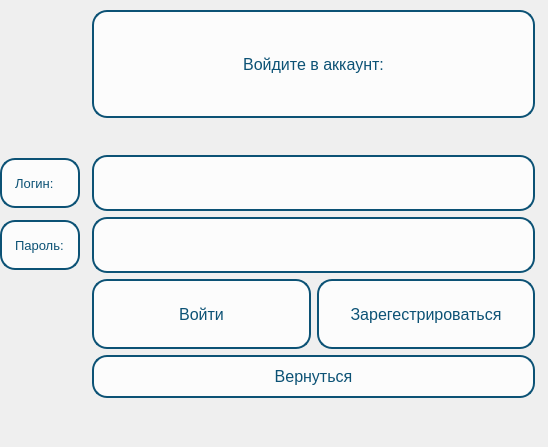
<?xml version="1.0" encoding="UTF-8"?>
<ui version="4.0">
 <class>MainWindow</class>
 <widget class="QMainWindow" name="MainWindow">
  <property name="geometry">
   <rect>
    <x>0</x>
    <y>0</y>
    <width>548</width>
    <height>447</height>
   </rect>
  </property>
  <property name="windowTitle">
   <string>MainWindow</string>
  </property>
  <widget class="QWidget" name="centralwidget">
   <widget class="QLabel" name="label_3">
    <property name="geometry">
     <rect>
      <x>10</x>
      <y>0</y>
      <width>531</width>
      <height>451</height>
     </rect>
    </property>
    <property name="styleSheet">
     <string notr="true">border-image: url(:/images/bg.jpg);
border-radius: 20px;</string>
    </property>
    <property name="text">
     <string/>
    </property>
   </widget>
   <widget class="QWidget" name="gridLayoutWidget">
    <property name="geometry">
     <rect>
      <x>0</x>
      <y>10</y>
      <width>535</width>
      <height>388</height>
     </rect>
    </property>
    <property name="styleSheet">
     <string>QPushButton{
border-radius: 15px;
padding: 10px;
border: 2px solid rgba(12, 82, 117, 255);
background-color: rgba(255, 255, 255, 200);
color: rgba(12, 82, 117, 255);
}

QPushButton:hover{
background-color: rgba(110, 190, 230, 200);
}
QPushButton:pressed{
background-color: rgba(90, 176, 219, 200);
}</string>
    </property>
    <layout class="QGridLayout" name="gridLayout_2">
     <item row="4" column="2">
      <widget class="QTextEdit" name="textEdit_password">
       <property name="maximumSize">
        <size>
         <width>16777215</width>
         <height>56</height>
        </size>
       </property>
       <property name="font">
        <font>
         <pointsize>12</pointsize>
        </font>
       </property>
       <property name="styleSheet">
        <string notr="true">border-radius: 15px;
padding: 10px;
border: 2px solid rgba(12, 82, 117, 255);
background-color: rgba(255, 255, 255, 200);
color: rgba(12, 82, 117, 255);</string>
       </property>
      </widget>
     </item>
     <item row="6" column="2">
      <widget class="QPushButton" name="returnButton">
       <property name="font">
        <font>
         <pointsize>12</pointsize>
        </font>
       </property>
       <property name="styleSheet">
        <string notr="true">QPushButton{
border-radius: 15px;
padding: 10px;
border: 2px solid rgba(12, 82, 117, 255);
background-color: rgba(255, 255, 255, 200);
color: rgba(12, 82, 117, 255);
}

QPushButton:hover{
background-color: rgba(110, 190, 230, 200);
}
QPushButton:pressed{
background-color: rgba(90, 176, 219, 200);
}</string>
       </property>
       <property name="text">
        <string>Вернуться</string>
       </property>
      </widget>
     </item>
     <item row="3" column="0">
      <widget class="QLabel" name="label">
       <property name="maximumSize">
        <size>
         <width>16777215</width>
         <height>50</height>
        </size>
       </property>
       <property name="font">
        <font>
         <pointsize>10</pointsize>
        </font>
       </property>
       <property name="styleSheet">
        <string notr="true">border-radius: 15px;
padding: 10px;
border: 2px solid rgba(12, 82, 117, 255);
background-color: rgba(255, 255, 255, 200);
color: rgba(12, 82, 117, 255);</string>
       </property>
       <property name="text">
        <string>Логин:</string>
       </property>
      </widget>
     </item>
     <item row="4" column="0">
      <widget class="QLabel" name="label_2">
       <property name="maximumSize">
        <size>
         <width>16777215</width>
         <height>50</height>
        </size>
       </property>
       <property name="font">
        <font>
         <pointsize>10</pointsize>
        </font>
       </property>
       <property name="styleSheet">
        <string notr="true">border-radius: 15px;
padding: 10px;
border: 2px solid rgba(12, 82, 117, 255);
background-color: rgba(255, 255, 255, 200);
color: rgba(12, 82, 117, 255);</string>
       </property>
       <property name="text">
        <string>Пароль:</string>
       </property>
      </widget>
     </item>
     <item row="5" column="2">
      <layout class="QHBoxLayout" name="horizontalLayout">
       <item>
        <widget class="QPushButton" name="pushButton_signin">
         <property name="sizePolicy">
          <sizepolicy hsizetype="Preferred" vsizetype="Minimum">
           <horstretch>0</horstretch>
           <verstretch>0</verstretch>
          </sizepolicy>
         </property>
         <property name="maximumSize">
          <size>
           <width>16777215</width>
           <height>70</height>
          </size>
         </property>
         <property name="font">
          <font>
           <pointsize>12</pointsize>
          </font>
         </property>
         <property name="styleSheet">
          <string notr="true">QPushButton{
border-radius: 15px;
padding: 10px;
border: 2px solid rgba(12, 82, 117, 255);
background-color: rgba(255, 255, 255, 200);
color: rgba(12, 82, 117, 255);
}

QPushButton:hover{
background-color: rgba(110, 190, 230, 200);
}
QPushButton:pressed{
background-color: rgba(90, 176, 219, 200);
}</string>
         </property>
         <property name="text">
          <string>Войти</string>
         </property>
        </widget>
       </item>
       <item>
        <widget class="QPushButton" name="pushButton_registration">
         <property name="sizePolicy">
          <sizepolicy hsizetype="Preferred" vsizetype="Minimum">
           <horstretch>0</horstretch>
           <verstretch>0</verstretch>
          </sizepolicy>
         </property>
         <property name="maximumSize">
          <size>
           <width>16777215</width>
           <height>70</height>
          </size>
         </property>
         <property name="font">
          <font>
           <pointsize>12</pointsize>
          </font>
         </property>
         <property name="styleSheet">
          <string notr="true">QPushButton{
border-radius: 15px;
padding: 10px;
border: 2px solid rgba(12, 82, 117, 255);
background-color: rgba(255, 255, 255, 200);
color: rgba(12, 82, 117, 255);
}

QPushButton:hover{
background-color: rgba(110, 190, 230, 200);
}
QPushButton:pressed{
background-color: rgba(90, 176, 219, 200);
}</string>
         </property>
         <property name="text">
          <string>Зарегестрироваться</string>
         </property>
        </widget>
       </item>
      </layout>
     </item>
     <item row="1" column="2">
      <widget class="QLabel" name="label_info">
       <property name="font">
        <font>
         <pointsize>12</pointsize>
        </font>
       </property>
       <property name="styleSheet">
        <string notr="true">border-radius: 15px;
padding: 10px;
border: 2px solid rgba(12, 82, 117, 255);
background-color: rgba(255, 255, 255, 200);
color: rgba(12, 82, 117, 255);</string>
       </property>
       <property name="text">
        <string>Войдите в аккаунт:</string>
       </property>
       <property name="alignment">
        <set>Qt::AlignCenter</set>
       </property>
      </widget>
     </item>
     <item row="3" column="2">
      <widget class="QTextEdit" name="textEdit_login">
       <property name="maximumSize">
        <size>
         <width>16777215</width>
         <height>56</height>
        </size>
       </property>
       <property name="font">
        <font>
         <pointsize>12</pointsize>
        </font>
       </property>
       <property name="styleSheet">
        <string notr="true">border-radius: 15px;
padding: 10px;
border: 2px solid rgba(12, 82, 117, 255);
background-color: rgba(255, 255, 255, 200);
color: rgba(12, 82, 117, 255);</string>
       </property>
      </widget>
     </item>
     <item row="2" column="0" colspan="3">
      <widget class="QLabel" name="label_warning">
       <property name="maximumSize">
        <size>
         <width>16777215</width>
         <height>25</height>
        </size>
       </property>
       <property name="font">
        <font>
         <pointsize>10</pointsize>
         <weight>75</weight>
         <italic>true</italic>
         <bold>true</bold>
         <underline>true</underline>
        </font>
       </property>
       <property name="styleSheet">
        <string notr="true">color: red</string>
       </property>
       <property name="text">
        <string/>
       </property>
       <property name="alignment">
        <set>Qt::AlignCenter</set>
       </property>
      </widget>
     </item>
    </layout>
   </widget>
  </widget>
 </widget>
 <resources>
  <include location="../Backgrounds/res.qrc"/>
 </resources>
 <connections/>
</ui>
